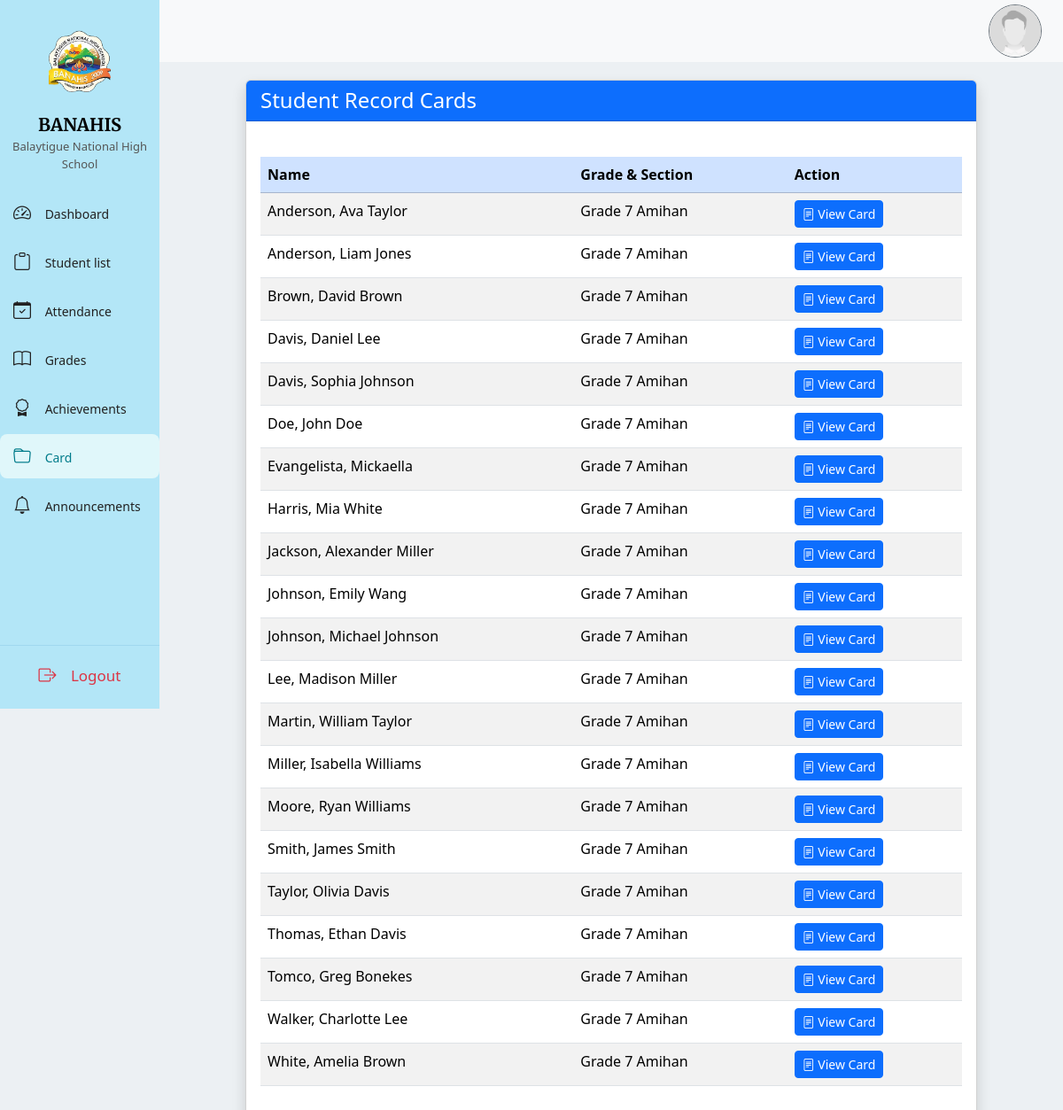
The app's page /teacher/record.php (signed in) with its own data.
### tables this page shows
CREATE TABLE `student` (
  `StudentID` int(11) NOT NULL,
  `userID` int(11) NOT NULL,
  `LRN` varchar(20) DEFAULT NULL,
  `FirstName` varchar(50) DEFAULT NULL,
  `LastName` varchar(50) DEFAULT NULL,
  `Middlename` varchar(250) NOT NULL,
  `surfix` varchar(250) NOT NULL,
  `Sex` varchar(250) NOT NULL,
  `Birthdate` date DEFAULT NULL,
  `Address` text DEFAULT NULL,
  `contactNumber` varchar(250) NOT NULL,
  `parentname` varchar(250) NOT NULL,
  `ParentsContact` varchar(100) DEFAULT NULL,
  `CivilStatus` varchar(20) DEFAULT NULL,
  `Religion` varchar(50) DEFAULT NULL
);

CREATE TABLE `section` (
  `SectionID` int(11) NOT NULL,
  `GradeLevel` tinyint(4) NOT NULL,
  `SectionName` varchar(20) NOT NULL,
  `AdviserID` int(11) DEFAULT NULL
);

### teacher/record.php (the view, shortened to what this page needs)
<?php
include '../config.php';
$teacher_id = $_SESSION['user_id'];
$teacher_query = "SELECT * FROM teacher WHERE userID = '$teacher_id'";
$teacher_result = mysqli_query($conn, $teacher_query);
$teacher = mysqli_fetch_assoc($teacher_result);
$year = (string)date("Y");
$next_year = (string)($year + 1);
$current_year = $year . '-' . $next_year;
?>
<!DOCTYPE html>
<html lang="en">
<head>
    <link href="https://cdn.jsdelivr.net/npm/bootstrap@5.3.3/dist/css/bootstrap.min.css" rel="stylesheet">
</head>
<body>
    <?php include '../navs/teacherNav.php';?>
    <div class="container">
        <div class="row justify-content-center">
            <div class="col-md-10">
                <div class="card shadow">
                    <div class="card-header bg-primary text-white">
                        <h4 class="mb-0">Student Record Cards</h4>
                    </div>
                    <div class="card-body mt-3 py-4">
                        <?php
                        $adviserTeacherID = isset($teacher['TeacherID']) ? $teacher['TeacherID'] : null;
                        if (!$adviserTeacherID) {
                            echo "<div class='alert alert-warning'>You don't have any advisory class</div>";
                        } else {
                            $secRes = mysqli_query($conn, "SELECT SectionID, GradeLevel, SectionName FROM section WHERE AdviserID = '{$adviserTeacherID}' ORDER BY GradeLevel, SectionName");
                            if ($secRes && mysqli_num_rows($secRes) > 0) {
                                $secIds = [];
                                while ($s = mysqli_fetch_assoc($secRes)) {
                                    $secIds[] = $s['SectionID'];
                                }
                                $secList = implode(',', $secIds);
                                $students_query = "
                                    SELECT s.StudentID, s.FirstName, s.LastName, s.Middlename, sec.GradeLevel, sec.SectionName
                                    FROM student s
                                    JOIN section_enrollment se ON s.StudentID = se.StudentID
                                    JOIN section sec ON se.SectionID = sec.SectionID
                                    WHERE se.SectionID IN ({$secList})
                                      AND se.SchoolYear = '$current_year'
                                      AND se.status = 'active'
                                    ORDER BY sec.GradeLevel, sec.SectionName, s.LastName, s.FirstName
                                ";
                                $students_result = mysqli_query($conn, $students_query);
                                if ($students_result && mysqli_num_rows($students_result) > 0) {
                                    ?>
                                    <table class="table table-striped table-hover">
                                        <thead class="table-primary">
                                            <tr>
                                                <th>Name</th>
                                                <th>Grade & Section</th>
                                                <th>Action</th>
                                            </tr>
                                        </thead>
                                        <tbody>
                                            <?php
                                            while ($row = mysqli_fetch_assoc($students_result)) {
                                                $fullName = trim($row['LastName'] . ', ' . $row['FirstName'] . ' ' . $row['Middlename']);
                                                $gradeSection = "Grade {$row['GradeLevel']} {$row['SectionName']}";
                                                ?>
                                                <tr>
                                                    <td><?= htmlspecialchars($fullName) ?></td>
                                                    <td><?= htmlspecialchars($gradeSection) ?></td>
                                                    <td>
                                                        <a href="generate_report_card.php?student_id=<?= $row['StudentID'] ?>" class="btn btn-sm btn-primary">
                                                            <i class="bi bi-file-text"></i> View Card
                                                        </a>
                                                    </td>
                                                </tr>
                                                <?php
                                            }
                                            ?>
                                        </tbody>
                                    </table>
                                    <?php
                                } else {
                                    echo "<div class='alert alert-info'>No students found in your advisory section(s)</div>";
                                }
                            } else {
                                echo "<div class='alert alert-warning'>You don't have any advisory class</div>";
                            }
                        }
                        ?>
                    </div>
                </div>
            </div>
        </div>
    </div>
</body>
</html>

### teacher/record.php (style rules this page uses)
body { font-family: 'Gill Sans', 'Gill Sans MT', Calibri, 'Trebuchet MS', sans-serif; background-color: #f5f5f5; }
.container { max-width: 1000px; }
.card { margin-top: 20px; }
.table { margin-bottom: 0; }
.btn-sm { padding: 0.4rem 0.8rem; font-size: 0.875rem; }

### navs/teacherNav.php (style rules this page uses)
body { background: rgb(236, 240, 243); margin-left: 180px !important; }
html, body { height: 100%; margin: 0; padding: 0; }

### records on screen
student: fullName "Anderson, Ava Taylor", section.GradeLevel+SectionName "Grade 7 Amihan"
student: fullName "Anderson, Liam Jones", section.GradeLevel+SectionName "Grade 7 Amihan"
student: fullName "Brown, David Brown", section.GradeLevel+SectionName "Grade 7 Amihan"
student: fullName "Davis, Daniel Lee", section.GradeLevel+SectionName "Grade 7 Amihan"
student: fullName "Davis, Sophia Johnson", section.GradeLevel+SectionName "Grade 7 Amihan"
student: fullName "Doe, John Doe", section.GradeLevel+SectionName "Grade 7 Amihan"
student: fullName "Evangelista, Mickaella", section.GradeLevel+SectionName "Grade 7 Amihan"
student: fullName "Harris, Mia White", section.GradeLevel+SectionName "Grade 7 Amihan"
student: fullName "Jackson, Alexander Miller", section.GradeLevel+SectionName "Grade 7 Amihan"
student: fullName "Johnson, Emily Wang", section.GradeLevel+SectionName "Grade 7 Amihan"
student: fullName "Johnson, Michael Johnson", section.GradeLevel+SectionName "Grade 7 Amihan"
student: fullName "Lee, Madison Miller", section.GradeLevel+SectionName "Grade 7 Amihan"
student: fullName "Martin, William Taylor", section.GradeLevel+SectionName "Grade 7 Amihan"
student: fullName "Miller, Isabella Williams", section.GradeLevel+SectionName "Grade 7 Amihan"
student: fullName "Moore, Ryan Williams", section.GradeLevel+SectionName "Grade 7 Amihan"
student: fullName "Smith, James Smith", section.GradeLevel+SectionName "Grade 7 Amihan"
student: fullName "Taylor, Olivia Davis", section.GradeLevel+SectionName "Grade 7 Amihan"
student: fullName "Thomas, Ethan Davis", section.GradeLevel+SectionName "Grade 7 Amihan"
student: fullName "Tomco, Greg Bonekes", section.GradeLevel+SectionName "Grade 7 Amihan"
student: fullName "Walker, Charlotte Lee", section.GradeLevel+SectionName "Grade 7 Amihan"
student: fullName "White, Amelia Brown", section.GradeLevel+SectionName "Grade 7 Amihan"
